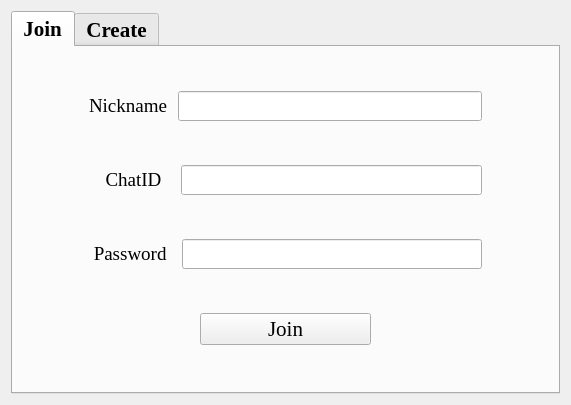
<?xml version="1.0" encoding="UTF-8"?>
<ui version="4.0">
 <class>roomEnter</class>
 <widget class="QWidget" name="roomEnter">
  <property name="geometry">
   <rect>
    <x>0</x>
    <y>0</y>
    <width>571</width>
    <height>405</height>
   </rect>
  </property>
  <property name="sizePolicy">
   <sizepolicy hsizetype="Expanding" vsizetype="Expanding">
    <horstretch>0</horstretch>
    <verstretch>0</verstretch>
   </sizepolicy>
  </property>
  <property name="windowTitle">
   <string>roomEnter</string>
  </property>
  <property name="styleSheet">
   <string notr="true"/>
  </property>
  <layout class="QVBoxLayout" name="verticalLayout">
   <item>
    <widget class="QTabWidget" name="tabWidget">
     <property name="font">
      <font>
       <family>Times New Roman</family>
       <pointsize>16</pointsize>
       <weight>75</weight>
       <bold>true</bold>
      </font>
     </property>
     <property name="tabPosition">
      <enum>QTabWidget::North</enum>
     </property>
     <property name="currentIndex">
      <number>0</number>
     </property>
     <widget class="QWidget" name="tabJoin">
      <attribute name="title">
       <string>Join</string>
      </attribute>
      <layout class="QVBoxLayout" name="verticalLayout_3">
       <item>
        <layout class="QHBoxLayout" name="horizontalLayout_12">
         <property name="spacing">
          <number>10</number>
         </property>
         <property name="sizeConstraint">
          <enum>QLayout::SetDefaultConstraint</enum>
         </property>
         <property name="leftMargin">
          <number>15</number>
         </property>
         <property name="topMargin">
          <number>5</number>
         </property>
         <property name="rightMargin">
          <number>15</number>
         </property>
         <property name="bottomMargin">
          <number>5</number>
         </property>
         <item>
          <spacer name="horizontalSpacer_21">
           <property name="orientation">
            <enum>Qt::Horizontal</enum>
           </property>
           <property name="sizeType">
            <enum>QSizePolicy::Preferred</enum>
           </property>
           <property name="sizeHint" stdset="0">
            <size>
             <width>50</width>
             <height>20</height>
            </size>
           </property>
          </spacer>
         </item>
         <item>
          <widget class="QLabel" name="MyJoinNickname_3">
           <property name="font">
            <font>
             <family>Times New Roman</family>
             <pointsize>14</pointsize>
             <weight>50</weight>
             <bold>false</bold>
            </font>
           </property>
           <property name="text">
            <string>Nickname</string>
           </property>
          </widget>
         </item>
         <item>
          <widget class="QLineEdit" name="MyJoinNickname_4">
           <property name="font">
            <font>
             <family>Times New Roman</family>
             <pointsize>14</pointsize>
             <weight>75</weight>
             <bold>true</bold>
            </font>
           </property>
          </widget>
         </item>
         <item>
          <spacer name="horizontalSpacer_22">
           <property name="orientation">
            <enum>Qt::Horizontal</enum>
           </property>
           <property name="sizeType">
            <enum>QSizePolicy::Preferred</enum>
           </property>
           <property name="sizeHint" stdset="0">
            <size>
             <width>50</width>
             <height>20</height>
            </size>
           </property>
          </spacer>
         </item>
        </layout>
       </item>
       <item>
        <layout class="QHBoxLayout" name="horizontalLayout_9">
         <property name="spacing">
          <number>10</number>
         </property>
         <property name="sizeConstraint">
          <enum>QLayout::SetDefaultConstraint</enum>
         </property>
         <property name="leftMargin">
          <number>22</number>
         </property>
         <property name="topMargin">
          <number>5</number>
         </property>
         <property name="rightMargin">
          <number>15</number>
         </property>
         <property name="bottomMargin">
          <number>5</number>
         </property>
         <item>
          <spacer name="horizontalSpacer_15">
           <property name="orientation">
            <enum>Qt::Horizontal</enum>
           </property>
           <property name="sizeType">
            <enum>QSizePolicy::Preferred</enum>
           </property>
           <property name="sizeHint" stdset="0">
            <size>
             <width>50</width>
             <height>20</height>
            </size>
           </property>
          </spacer>
         </item>
         <item>
          <widget class="QLabel" name="ChatID_3">
           <property name="sizePolicy">
            <sizepolicy hsizetype="Fixed" vsizetype="Preferred">
             <horstretch>0</horstretch>
             <verstretch>0</verstretch>
            </sizepolicy>
           </property>
           <property name="font">
            <font>
             <family>Times New Roman</family>
             <pointsize>14</pointsize>
             <weight>50</weight>
             <bold>false</bold>
            </font>
           </property>
           <property name="text">
            <string>  ChatID  </string>
           </property>
          </widget>
         </item>
         <item>
          <widget class="QLineEdit" name="ChatID_4">
           <property name="font">
            <font>
             <family>Times New Roman</family>
             <pointsize>14</pointsize>
             <weight>75</weight>
             <bold>true</bold>
            </font>
           </property>
          </widget>
         </item>
         <item>
          <spacer name="horizontalSpacer_16">
           <property name="orientation">
            <enum>Qt::Horizontal</enum>
           </property>
           <property name="sizeType">
            <enum>QSizePolicy::Preferred</enum>
           </property>
           <property name="sizeHint" stdset="0">
            <size>
             <width>50</width>
             <height>20</height>
            </size>
           </property>
          </spacer>
         </item>
        </layout>
       </item>
       <item>
        <layout class="QHBoxLayout" name="horizontalLayout_10">
         <property name="spacing">
          <number>10</number>
         </property>
         <property name="sizeConstraint">
          <enum>QLayout::SetNoConstraint</enum>
         </property>
         <property name="leftMargin">
          <number>15</number>
         </property>
         <property name="topMargin">
          <number>5</number>
         </property>
         <property name="rightMargin">
          <number>15</number>
         </property>
         <property name="bottomMargin">
          <number>5</number>
         </property>
         <item>
          <spacer name="horizontalSpacer_17">
           <property name="orientation">
            <enum>Qt::Horizontal</enum>
           </property>
           <property name="sizeType">
            <enum>QSizePolicy::Preferred</enum>
           </property>
           <property name="sizeHint" stdset="0">
            <size>
             <width>50</width>
             <height>20</height>
            </size>
           </property>
          </spacer>
         </item>
         <item>
          <widget class="QLabel" name="ExistRoomPassword_3">
           <property name="font">
            <font>
             <family>Times New Roman</family>
             <pointsize>14</pointsize>
             <weight>50</weight>
             <bold>false</bold>
            </font>
           </property>
           <property name="text">
            <string> Password </string>
           </property>
          </widget>
         </item>
         <item>
          <widget class="QLineEdit" name="ExistRoomPassword_4">
           <property name="font">
            <font>
             <family>Times New Roman</family>
             <pointsize>14</pointsize>
             <weight>75</weight>
             <bold>true</bold>
            </font>
           </property>
          </widget>
         </item>
         <item>
          <spacer name="horizontalSpacer_18">
           <property name="orientation">
            <enum>Qt::Horizontal</enum>
           </property>
           <property name="sizeType">
            <enum>QSizePolicy::Preferred</enum>
           </property>
           <property name="sizeHint" stdset="0">
            <size>
             <width>50</width>
             <height>20</height>
            </size>
           </property>
          </spacer>
         </item>
        </layout>
       </item>
       <item>
        <layout class="QHBoxLayout" name="horizontalLayout_11">
         <property name="spacing">
          <number>9</number>
         </property>
         <property name="leftMargin">
          <number>5</number>
         </property>
         <property name="topMargin">
          <number>5</number>
         </property>
         <property name="rightMargin">
          <number>5</number>
         </property>
         <property name="bottomMargin">
          <number>5</number>
         </property>
         <item>
          <spacer name="horizontalSpacer_19">
           <property name="orientation">
            <enum>Qt::Horizontal</enum>
           </property>
           <property name="sizeHint" stdset="0">
            <size>
             <width>40</width>
             <height>20</height>
            </size>
           </property>
          </spacer>
         </item>
         <item>
          <widget class="QPushButton" name="JoinRoom_2">
           <property name="sizePolicy">
            <sizepolicy hsizetype="MinimumExpanding" vsizetype="Fixed">
             <horstretch>0</horstretch>
             <verstretch>0</verstretch>
            </sizepolicy>
           </property>
           <property name="font">
            <font>
             <family>Times New Roman</family>
             <pointsize>16</pointsize>
             <weight>50</weight>
             <bold>false</bold>
            </font>
           </property>
           <property name="text">
            <string>Join</string>
           </property>
          </widget>
         </item>
         <item>
          <spacer name="horizontalSpacer_20">
           <property name="orientation">
            <enum>Qt::Horizontal</enum>
           </property>
           <property name="sizeHint" stdset="0">
            <size>
             <width>40</width>
             <height>20</height>
            </size>
           </property>
          </spacer>
         </item>
        </layout>
       </item>
      </layout>
     </widget>
     <widget class="QWidget" name="tabCreate">
      <attribute name="title">
       <string>Create</string>
      </attribute>
      <layout class="QVBoxLayout" name="verticalLayout_4">
       <item>
        <layout class="QHBoxLayout" name="horizontalLayout_14">
         <property name="spacing">
          <number>10</number>
         </property>
         <property name="sizeConstraint">
          <enum>QLayout::SetDefaultConstraint</enum>
         </property>
         <property name="leftMargin">
          <number>15</number>
         </property>
         <property name="topMargin">
          <number>5</number>
         </property>
         <property name="rightMargin">
          <number>15</number>
         </property>
         <property name="bottomMargin">
          <number>5</number>
         </property>
         <item>
          <spacer name="horizontalSpacer_25">
           <property name="orientation">
            <enum>Qt::Horizontal</enum>
           </property>
           <property name="sizeType">
            <enum>QSizePolicy::Preferred</enum>
           </property>
           <property name="sizeHint" stdset="0">
            <size>
             <width>50</width>
             <height>20</height>
            </size>
           </property>
          </spacer>
         </item>
         <item>
          <widget class="QLabel" name="MyNickname_3">
           <property name="font">
            <font>
             <family>Times New Roman</family>
             <pointsize>14</pointsize>
             <weight>50</weight>
             <bold>false</bold>
            </font>
           </property>
           <property name="text">
            <string>Nickname </string>
           </property>
          </widget>
         </item>
         <item>
          <widget class="QLineEdit" name="MyNickname_4">
           <property name="font">
            <font>
             <family>Times New Roman</family>
             <pointsize>14</pointsize>
             <weight>50</weight>
             <bold>false</bold>
            </font>
           </property>
          </widget>
         </item>
         <item>
          <spacer name="horizontalSpacer_26">
           <property name="orientation">
            <enum>Qt::Horizontal</enum>
           </property>
           <property name="sizeType">
            <enum>QSizePolicy::Preferred</enum>
           </property>
           <property name="sizeHint" stdset="0">
            <size>
             <width>50</width>
             <height>20</height>
            </size>
           </property>
          </spacer>
         </item>
        </layout>
       </item>
       <item>
        <layout class="QHBoxLayout" name="horizontalLayout_15">
         <property name="spacing">
          <number>10</number>
         </property>
         <property name="sizeConstraint">
          <enum>QLayout::SetNoConstraint</enum>
         </property>
         <property name="leftMargin">
          <number>15</number>
         </property>
         <property name="topMargin">
          <number>5</number>
         </property>
         <property name="rightMargin">
          <number>15</number>
         </property>
         <property name="bottomMargin">
          <number>5</number>
         </property>
         <item>
          <spacer name="horizontalSpacer_27">
           <property name="orientation">
            <enum>Qt::Horizontal</enum>
           </property>
           <property name="sizeType">
            <enum>QSizePolicy::Preferred</enum>
           </property>
           <property name="sizeHint" stdset="0">
            <size>
             <width>50</width>
             <height>20</height>
            </size>
           </property>
          </spacer>
         </item>
         <item>
          <widget class="QLabel" name="NewRoomPassword_3">
           <property name="font">
            <font>
             <family>Times New Roman</family>
             <pointsize>14</pointsize>
             <weight>50</weight>
             <bold>false</bold>
            </font>
           </property>
           <property name="text">
            <string>  Password </string>
           </property>
          </widget>
         </item>
         <item>
          <widget class="QLineEdit" name="NewRoomPassword_4">
           <property name="font">
            <font>
             <family>Times New Roman</family>
             <pointsize>14</pointsize>
             <weight>50</weight>
             <bold>false</bold>
            </font>
           </property>
          </widget>
         </item>
         <item>
          <spacer name="horizontalSpacer_28">
           <property name="orientation">
            <enum>Qt::Horizontal</enum>
           </property>
           <property name="sizeType">
            <enum>QSizePolicy::Preferred</enum>
           </property>
           <property name="sizeHint" stdset="0">
            <size>
             <width>50</width>
             <height>20</height>
            </size>
           </property>
          </spacer>
         </item>
        </layout>
       </item>
       <item>
        <spacer name="verticalSpacer_4">
         <property name="orientation">
          <enum>Qt::Vertical</enum>
         </property>
         <property name="sizeType">
          <enum>QSizePolicy::Fixed</enum>
         </property>
         <property name="sizeHint" stdset="0">
          <size>
           <width>20</width>
           <height>20</height>
          </size>
         </property>
        </spacer>
       </item>
       <item>
        <layout class="QHBoxLayout" name="horizontalLayout_13">
         <property name="spacing">
          <number>9</number>
         </property>
         <property name="leftMargin">
          <number>5</number>
         </property>
         <property name="topMargin">
          <number>5</number>
         </property>
         <property name="rightMargin">
          <number>5</number>
         </property>
         <property name="bottomMargin">
          <number>5</number>
         </property>
         <item>
          <spacer name="horizontalSpacer_23">
           <property name="orientation">
            <enum>Qt::Horizontal</enum>
           </property>
           <property name="sizeHint" stdset="0">
            <size>
             <width>40</width>
             <height>20</height>
            </size>
           </property>
          </spacer>
         </item>
         <item>
          <widget class="QPushButton" name="CreateNewRoom_2">
           <property name="sizePolicy">
            <sizepolicy hsizetype="MinimumExpanding" vsizetype="Fixed">
             <horstretch>0</horstretch>
             <verstretch>0</verstretch>
            </sizepolicy>
           </property>
           <property name="font">
            <font>
             <family>Times New Roman</family>
             <pointsize>16</pointsize>
             <weight>50</weight>
             <bold>false</bold>
            </font>
           </property>
           <property name="text">
            <string>Create</string>
           </property>
          </widget>
         </item>
         <item>
          <spacer name="horizontalSpacer_24">
           <property name="orientation">
            <enum>Qt::Horizontal</enum>
           </property>
           <property name="sizeHint" stdset="0">
            <size>
             <width>40</width>
             <height>20</height>
            </size>
           </property>
          </spacer>
         </item>
        </layout>
       </item>
      </layout>
     </widget>
    </widget>
   </item>
  </layout>
 </widget>
 <layoutdefault spacing="6" margin="11"/>
 <resources/>
 <connections/>
</ui>
